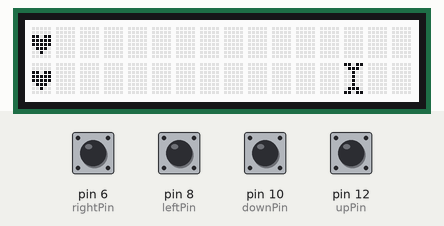
This sketch was run on a simulated Arduino Uno, built with avr-gcc and run on an emulated ATmega328P. Parts: 16×2 character LCD. The test bench sets the inputs (shaded band); at power-on: pin 12 (upPin) HIGH, pin 6 (rightPin), pin 8 (leftPin), pin 10 (downPin) LOW.

Above: at 1.2 s.
1.3 s: pin 6 (rightPin) pulled HIGH for 1 s
At 3.1 s:
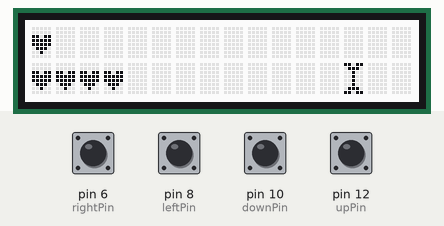
3.9 s: pin 6 (rightPin) pulled HIGH for 0.25 s
At 4.5 s:
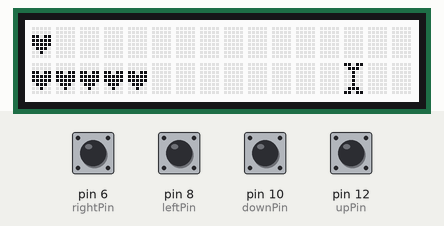
5.6 s: pin 6 (rightPin) pulled HIGH for 0.25 s
At 7.1 s:
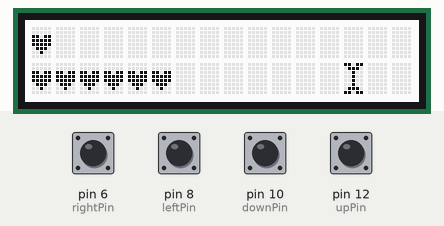
7.4 s: pin 6 (rightPin) pulled HIGH for 0.25 s
At 8.6 s:
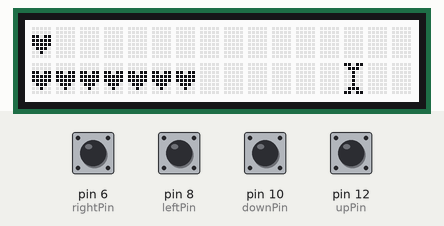
9.1 s: pin 6 (rightPin) pulled HIGH for 1 s
At 11.4 s:
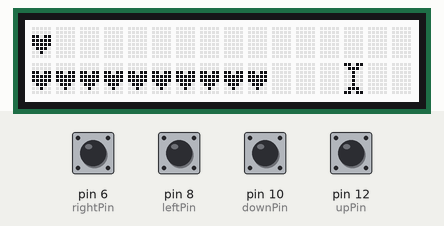
11.7 s: pin 6 (rightPin) pulled HIGH for 0.25 s
At 12.9 s:
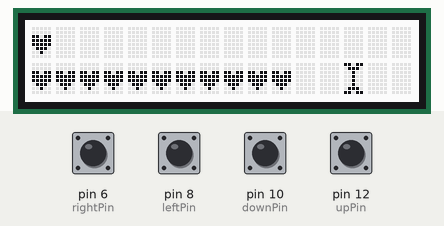
Timing chart, 0 to 14.7 s (numbered marks = the images above; inputs shaded):
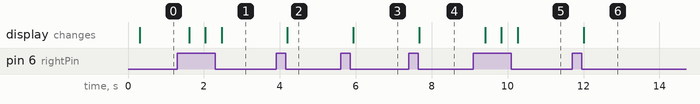

Measured:
- after the input at 1.3 s, the display: first changes after 0.31 s (image 1 shows a later state)
- after the input at 3.9 s, the display: changes after 0.30 s (image 2)
- after the input at 5.6 s, the display: changes after 0.34 s (image 3)
- after the input at 7.4 s, the display: changes after 0.27 s (image 4)
- after the input at 9.1 s, the display: first changes after 0.31 s (image 5 shows a later state)
- after the input at 11.7 s, the display: changes after 0.30 s (image 6)

The sketch:

sketch_game.ino
```cpp
#include <Wire.h>
#include "rgb_lcd.h"

rgb_lcd lcd;

int upPin = 12;
int downPin = 10;
int leftPin = 8;
int rightPin = 6;


int playerX = 0;
int playerY = 1;
int boneX = 13;
int boneY = 1;


int toestand = 1;
const int tUp = 1;
const int tDown = 2;
const int tLeft = 3;
const int tRight = 4;

//characters(obstacle/player)
const byte player[8] = {
  0b00000,
  0b00000,
  0b11011,
  0b11111,
  0b11111,
  0b01110,
  0b00100,
  0b00000
};

const byte bone[8] = {
  0b11011,
  0b01110,
  0b00100,
  0b00100,
  0b00100,
  0b00100,
  0b01110,
  0b11011
};


void setup() {
  pinMode(upPin, INPUT);
  digitalWrite(upPin, HIGH);
  pinMode(downPin, INPUT);
  pinMode(leftPin, INPUT);
  pinMode(rightPin, INPUT);
  lcd.begin(16, 2);

  lcd.createChar(2, bone);//maakt bot obstakel
  lcd.setCursor(boneX, boneY);//plek van obstakel
  lcd.write((byte)2);//print bot

}

void loop() {

  lcd.createChar(1, player);//maakt speler
  lcd.setCursor(playerX, playerY);//plek van speler
  lcd.write((byte)1);//print speler

  if (digitalRead(upPin)== HIGH) {
    toestand = tUp;
    if(toestand == tUp && playerY < 2){

     lcd.createChar(1, player);//maakt speler
     lcd.setCursor(playerX, playerY);//plek van speler
     lcd.write((byte)1);//print speler

     playerY = playerY - 1;
     delay(200);
    }
    }
  if (digitalRead(downPin) == HIGH) {
    toestand = tDown;
    if(toestand == tDown && playerY == 0){

     lcd.createChar(1, player);//maakt speler
     lcd.setCursor(playerX, playerY);//plek van speler
     lcd.write((byte)1);//print speler

     playerY = playerY + 1;
     delay(200);
    }
    }
  if (digitalRead(leftPin) == HIGH) {
    toestand = tLeft;
    if(toestand == tLeft && playerX > 0){

     lcd.createChar(1, player);//maakt speler
     lcd.setCursor(playerX, playerY);//plek van speler
     lcd.write((byte)1);//print speler

     playerX = playerX - 1;
     delay(200);
    }
    }
  if (digitalRead(rightPin) == HIGH) {
    toestand = tRight;
    if(toestand == tRight && playerX < 13){

     lcd.createChar(1, player);//maakt speler
     lcd.setCursor(playerX, playerY);//plek van speler
     lcd.write((byte)1);//print speler

     playerX = playerX + 1;
     delay(200);
    }
  }
}
```
